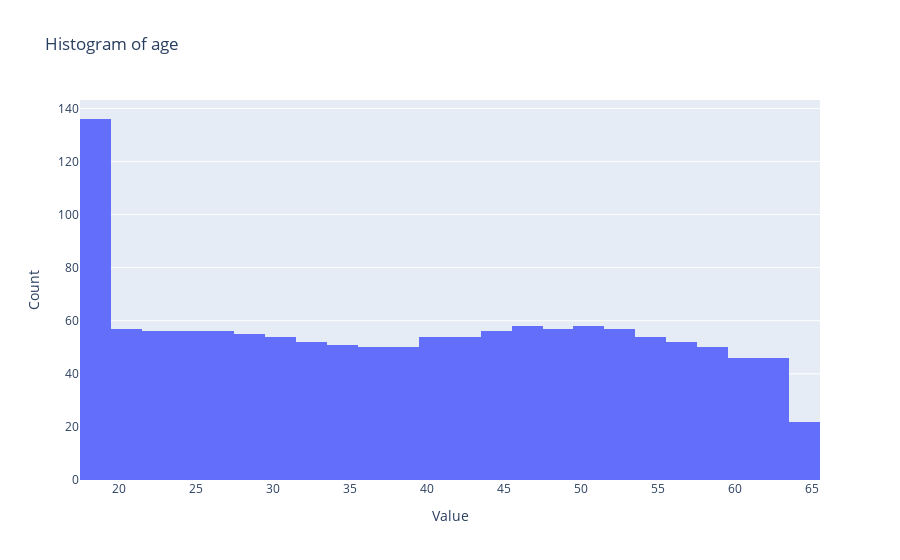
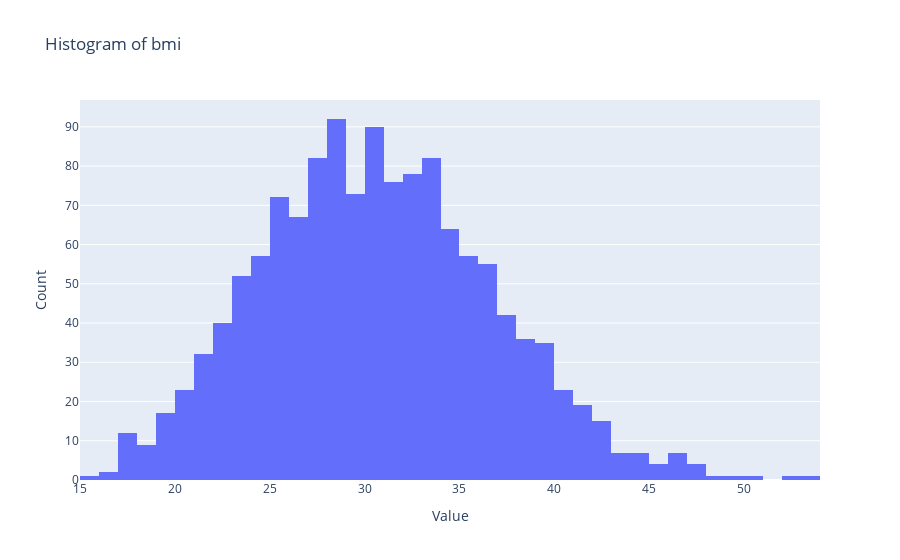
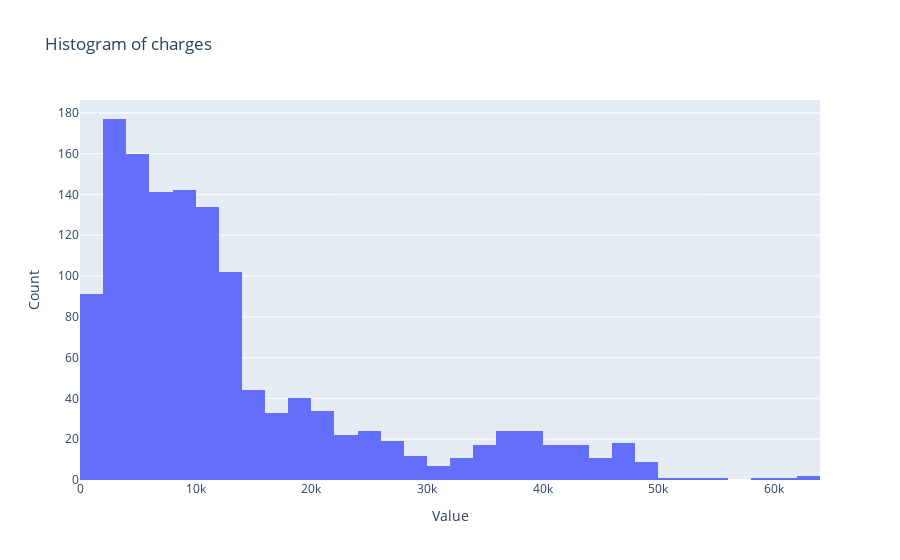
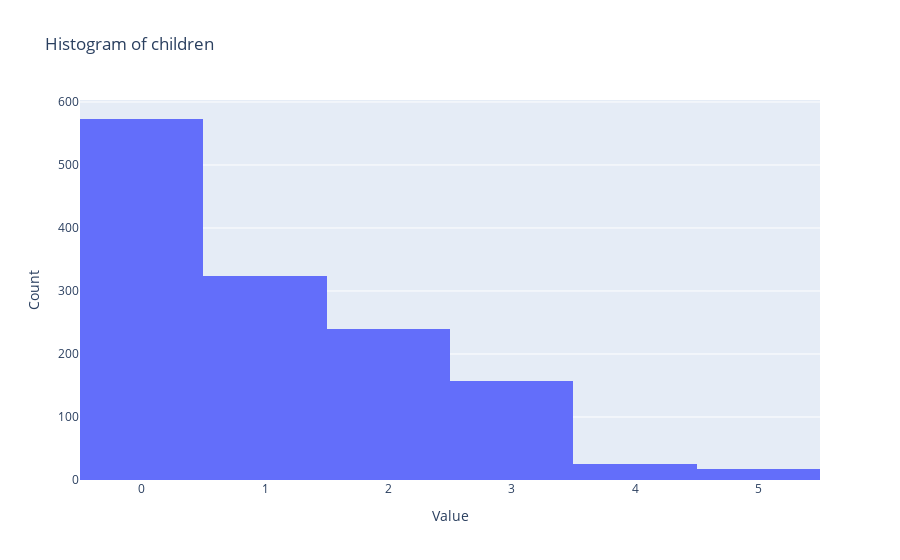

The notebook cell these images were saved under, in order:
### Markdown cell above
#### Variáveis quantitativas

### Code cell
import plotly.graph_objects as go
import plotly.express as px

# Create a figure with subplots
fig = go.Figure()

columns = ['age', 'bmi', 'charges', 'children']
# Creating individual histograms for each column
for col in columns:
    fig = go.Figure(data=[go.Histogram(x=df[col])])
    fig.update_layout(
        title=f'Histogram of {col}',
        xaxis_title='Value',
        yaxis_title='Count'
    )
    fig.show()

### Figure 1 — Plotly figure (JSON) as saved in the notebook; plotly's stock layout.template omitted (floating-point values rounded to 4 significant figures; data arrays with more than 128 entries replaced by an {"elided": "..."} marker saying what was removed)
{"data": [{"type": "histogram", "x": {"elided": "1337 int values"}}], "layout": {"title": {"text": "Histogram of age"}, "xaxis": {"title": {"text": "Value"}}, "yaxis": {"title": {"text": "Count"}}}}

### Figure 2 — Plotly figure (JSON) as saved in the notebook; plotly's stock layout.template omitted (floating-point values rounded to 4 significant figures; data arrays with more than 128 entries replaced by an {"elided": "..."} marker saying what was removed)
{"data": [{"type": "histogram", "x": {"elided": "1337 float values"}}], "layout": {"title": {"text": "Histogram of bmi"}, "xaxis": {"title": {"text": "Value"}}, "yaxis": {"title": {"text": "Count"}}}}

### Figure 3 — Plotly figure (JSON) as saved in the notebook; plotly's stock layout.template omitted (floating-point values rounded to 4 significant figures; data arrays with more than 128 entries replaced by an {"elided": "..."} marker saying what was removed)
{"data": [{"type": "histogram", "x": {"elided": "1337 float values"}}], "layout": {"title": {"text": "Histogram of charges"}, "xaxis": {"title": {"text": "Value"}}, "yaxis": {"title": {"text": "Count"}}}}

### Figure 4 — Plotly figure (JSON) as saved in the notebook; plotly's stock layout.template omitted (floating-point values rounded to 4 significant figures; data arrays with more than 128 entries replaced by an {"elided": "..."} marker saying what was removed)
{"data": [{"type": "histogram", "x": {"elided": "1337 int values"}}], "layout": {"title": {"text": "Histogram of children"}, "xaxis": {"title": {"text": "Value"}}, "yaxis": {"title": {"text": "Count"}}}}
